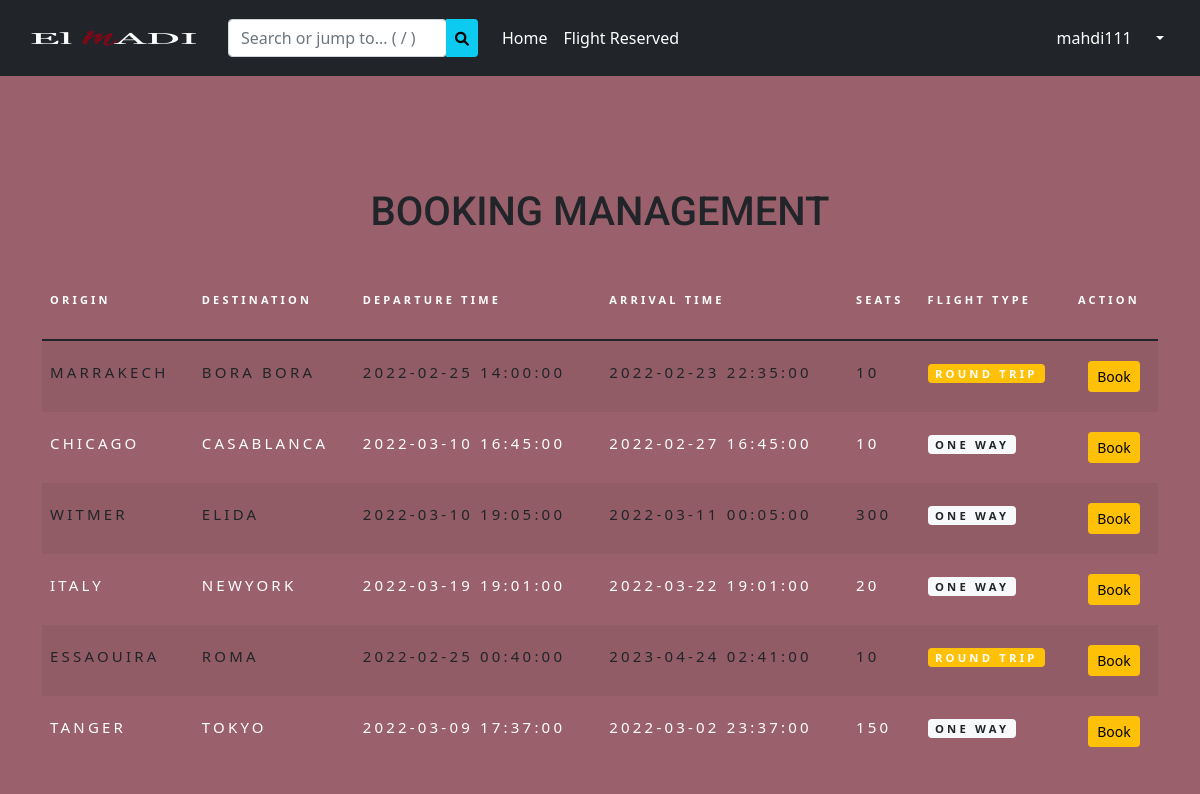
The page /homeuser (signed in) on the database as committed earlier.
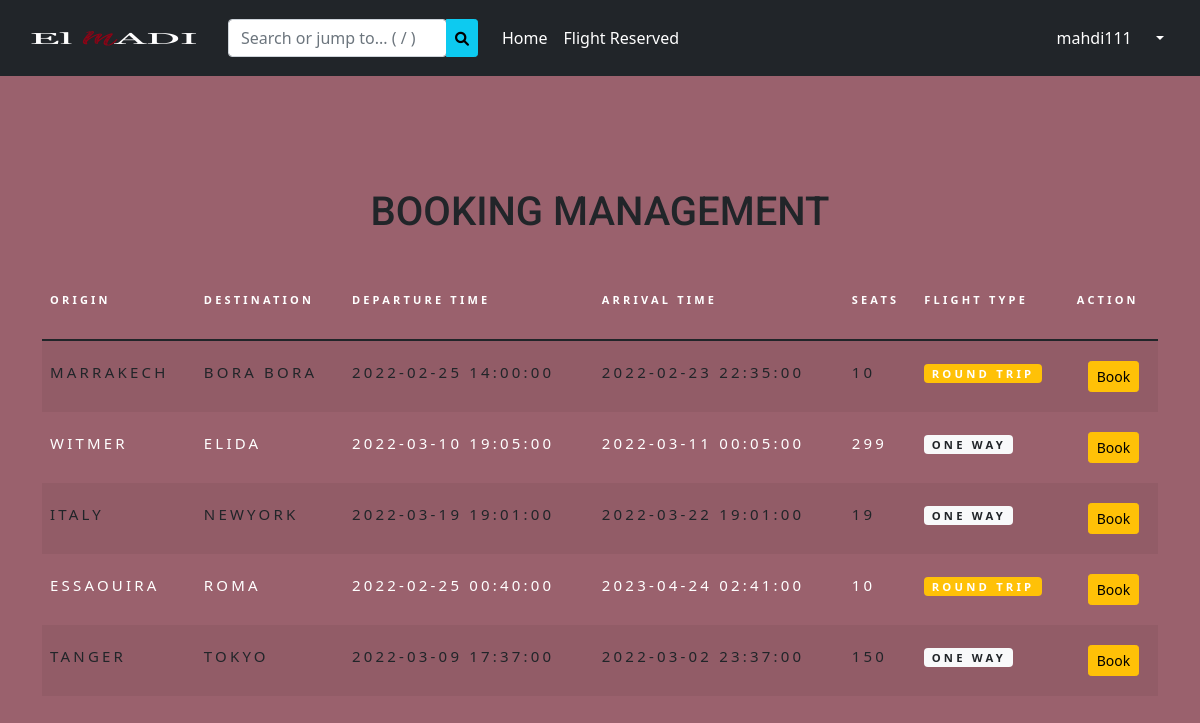
The same page on the database as committed later.
### tables this page shows
CREATE TABLE IF NOT EXISTS `vols` (
  `id` int(11) NOT NULL AUTO_INCREMENT,
  `origin` varchar(255) NOT NULL,
  `destination` varchar(255) NOT NULL,
  `dep_time` datetime NOT NULL,
  `return_time` datetime NOT NULL,
  `seats` int(255) NOT NULL,
  `flighttype` varchar(25) NOT NULL,
  PRIMARY KEY (`id`)
);

### controllers/HomeController.php (called while the page is built)
<?php
class HomeController{
    public function index($page){
        include('views/'.$page.'.php');
    }
}
?>

### database/DB.php (called while the page is built)
<?php
class DB{
    static public function connect(){
        $db = new PDO("mysql:host=localhost;dbname=flight","root","");
        $db->exec("set names utf8");
        $db->setAttribute(PDO::ATTR_ERRMODE,PDO::ERRMODE_WARNING);
        return $db;
    }
}
?>

### models/Vol.php (called while the page is built, shortened)
<?php
class Vol{
    static public function getAll(){
        $stmt = DB::connect()->prepare('SELECT * FROM vols WHERE seats>0');
        $stmt->execute();
        return $stmt->fetchAll();
    }
}

### controllers/VolsController.php (called while the page is built, shortened)
<?php
class VolsController{
    public function getAllVols(){
        $vols = Vol::getAll();
        return $vols;
    }
}

### autoload.php (called while the page is built, shortened)
<?php
function autoload($class_name){
    $array_paths = array(
        'database/',
        'app/classes/',
        'models/',
        'controllers/',
        'views/'
    );
    $parts = explode('\\',$class_name);
    $name = array_pop($parts);
    foreach($array_paths as $path){
        $file = sprintf($path.'%s.php',$name);
    }
}

### views/homeuser.php (the view, shortened to what the changed rows need)
<?php
if (isset($_POST['find'])) {
    $data = new VolsController();
    $vols = $data->findVols();
} else {
    $data = new VolsController();
    $vols = $data->getAllVols();
}
$data = new VolsController();
$flights = $data->getAllVols();
?>
<link rel="stylesheet" href="./views/assets/css/style.css">
<link rel="stylesheet" href="./views/assets/css/navbar.css">
<div class="content">
    <div class="container">
        <h1 class="mb-5 d-flex justify-content-center">BOOKING MANAGEMENT</h1>
        <div class="table-responsive">
            <table class="table table-striped custom-table">
                <thead>
                    <tr>
                        <th scope="col">Origin</th>
                        <th scope="col">Destination</th>
                        <th scope="col">Departure Time</th>
                        <th scope="col">Arrival Time</th>
                        <th scope="col">Seats</th>
                        <th scope="col">Flight Type</th>
                        <th scope="col">Action</th>
                    </tr>
                </thead>
                <tbody>
                    <?php foreach ($vols as $vol) : ?>
                        <tr scope="row">
                            <td>
                                <?php echo $vol['origin']; ?>
                            </td>
                            <td><?php echo $vol['destination']; ?></td>
                            <td>
                                <?php echo $vol['dep_time']; ?>
                            </td>
                            <td><?php echo $vol['return_time']; ?></td>
                            <td><?php echo $vol['seats']; ?></td>
                            <td><?php echo $vol['flighttype']
                                    ?
                                    '<span class="badge bg-light text-dark">One way</span>'
                                    :
                                    '<span class="badge bg-warning">Round trip</span>';; ?></td>
                            <td class="d-flex flex-row justify-content-evenly">
                                <form method="POST" action="" class="mr-3">
                                    <button class="btn btn-sm btn-warning " type="submit" name="reserve">Book</button>
                                </form>
                            </td>
                        </tr>
                    <?php endforeach; ?>
                </tbody>
            </table>
        </div>
    </div>
</div>

Rows that differ between the two databases and show on the page:
no longer on this page (row edited): vols: origin "CHICAGO", destination "CASABLANCA", dep_time "2022-03-10 16:45:00", return_time "2022-02-27 16:45:00", seats "10", flighttype "ONE WAY"
changed vols "WITMER": seats "300" → "299"
changed vols "ITALY": seats "20" → "19"
